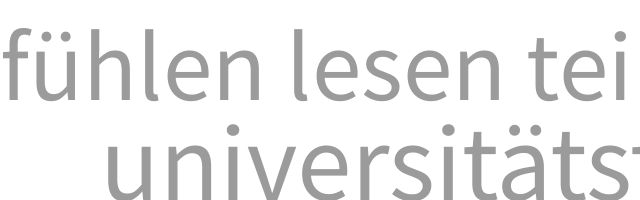
Frame 1 (no input)
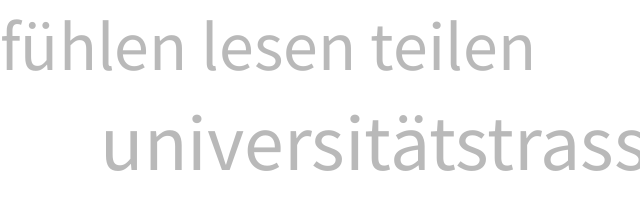
Frame 60 (the mouse pressed at the canvas centre just before this capture)
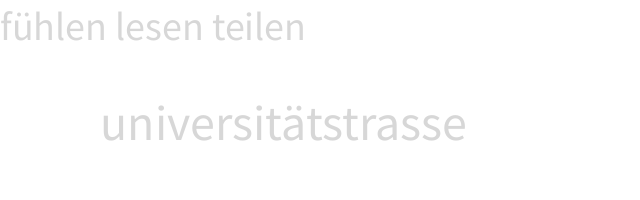
Frame 120 (the mouse held since frame 60 and released just before this capture)

The Processing sketch that drew these frames (run headless with seeded random() and noise(); from frame 60 on, the mouse is pressed at the canvas centre):

// Processing sketch: processing_54740
// ── processing_54740.pde

/**
 * Linear Motion. 
 * 
 * Changing a variable to create a moving line.  
 * When the line moves off the edge of the window, 
 * the variable is set to 0, which places the line
 * back at the bottom of the screen. 
 */
 
float a = 100;

void setup() 
{
  size(640, 200);
  stroke(255);
}

void draw() 
{
  background(255);
  a = a - 0.5;
  if (a < 0) { 
    a = height; 
  }
 fill(255-a);
  textSize(a);
  text("fühlen lesen teilen", 0, a);
  
    fill(255-a);
  textSize(a+10);
  text("universitätstrasse", 100, a+100);
}
